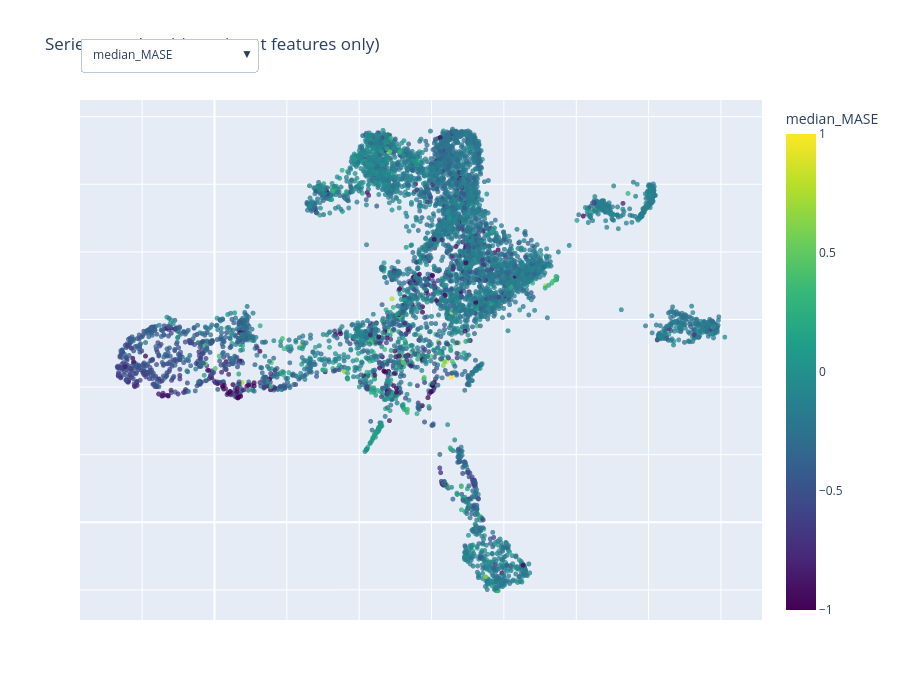

The notebook cell saved with this chart:
### Markdown cell above
Although the UMAP feature space clusters most of the data into a central cluster, there is a small noisy cluster with a group of 31 series. After further investigation, we can see that the group doesnt consist of crazy, noisy data but rather a mix of economic/financial series. The noisy cluster actually has a high trend strength and trend stability, but the model fails due to the lack of repeating seasonal cycles. When examining the forecast trajectories, we can see why this group performs badly with a median MASE of 1.1.  Smooth, non-seasonal trend are more difficult for the model, the model's median forecast flat-lines or drifts sideways rather than following the historical trajectory. At the same time, the prediction intervals go into massive uncertainty bounds, reaching a median uncertinty growth of 2.51.

### Code cell
P.plot_embedding_interactive(emb_short)    # as the last line of a cell

### Figure 1 — Plotly figure (JSON) as saved in the notebook; plotly's stock layout.template omitted (floating-point values rounded to 4 significant figures; data arrays with more than 128 entries replaced by an {"elided": "..."} marker saying what was removed)
{"data": [{"hoverinfo": "text", "marker": {"color": {"elided": "6621 float values"}, "colorbar": {"title": {"text": "median_MASE"}}, "colorscale": [[0, "#440154"], [0.1111, "#482878"], [0.2222, "#3e4989"], [0.3333, "#31688e"], [0.4444, "#26828e"], [0.5556, "#1f9e89"], [0.6667, "#35b779"], [0.7778, "#6ece58"], [0.8889, "#b5de2b"], [1, "#fde725"]], "opacity": 0.75, "showscale": true, "size": 5}, "mode": "markers", "text": {"elided": "6621 str values"}, "type": "scattergl", "x": {"elided": "6621 float values"}, "y": {"elided": "6621 float values"}}], "layout": {"height": 700, "title": {"text": "Series map (position = input features only)"}, "updatemenus": [{"buttons": [{"args": [{"marker.color": {"elided": "1x6621 float values"}, "marker.colorbar.title.text": "median_MASE"}], "label": "median_MASE", "method": "restyle"}, {"args": [{"marker.color": {"elided": "1x6621 float values"}, "marker.colorbar.title.text": "flat_share"}], "label": "flat_share", "method": "restyle"}, {"args": [{"marker.color": {"elided": "1x6621 float values"}, "marker.colorbar.title.text": "width_growth"}], "label": "width_growth", "method": "restyle"}, {"args": [{"marker.color": {"elided": "1x6621 float values"}, "marker.colorbar.title.text": "density_dist"}], "label": "density_dist", "method": "restyle"}, {"args": [{"marker.color": {"elided": "1x6621 float values"}, "marker.colorbar.title.text": "amp_rel"}], "label": "amp_rel", "method": "restyle"}, {"args": [{"marker.color": {"elided": "1x6621 float values"}, "marker.colorbar.title.text": "share_worse_than_naive"}], "label": "share_worse_than_naive", "method": "restyle"}], "x": 0, "xanchor": "left", "y": 1.12}], "width": 900, "xaxis": {"showticklabels": false}, "yaxis": {"showticklabels": false}}}
